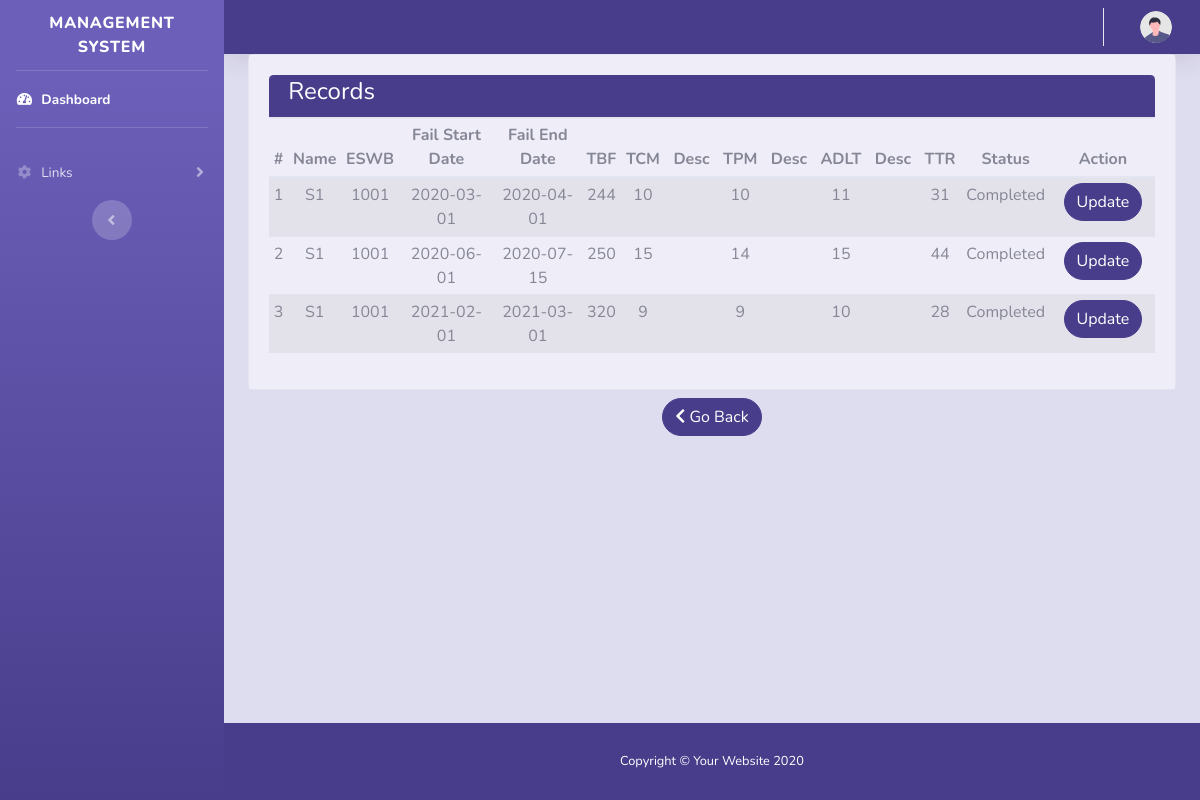
Page /Manager/show_records/1 on the committed database.
### tables this page shows
CREATE TABLE `controller_data_detail` (
  `id` bigint(20) NOT NULL,
  `Controller_Data_ID` bigint(20) NOT NULL,
  `Failure_start_date` date,
  `Failure_end_date` date,  
  `TBF` INT DEFAULT NULL,
  `TCM` INT DEFAULT NULL,
  `TCM_Desc` varchar(1000) DEFAULT NULL,
  `TPM` INT DEFAULT NULL,
  `TPM_Desc` varchar(1000) DEFAULT NULL,
  `ADLT` INT DEFAULT NULL,
  `ADLT_Desc` varchar(1000) DEFAULT NULL,
  `TTR` INT DEFAULT NULL,
  `RegDate` date DEFAULT current_timestamp(),
  `Status` varchar(15)
);

CREATE TABLE `controller_data` (
  `ID` bigint(20) NOT NULL,
  `Controller_type` varchar(30) NOT NULL,
  `Controller_Name` varchar(30) NOT NULL,
  `Controller_Code` varchar(30),
  `Ship_ID` bigint(20),
  `ESWB` varchar(30) NOT NULL,
  `Includes` varchar(50) DEFAULT NULL,
  `Not_Includes` varchar(50) DEFAULT NULL,
  `Associated_Equipment` varchar(50) DEFAULT NULL,
  `MTBF` decimal(8,2) DEFAULT NULL,
  `MTTR` decimal(8,2) DEFAULT NULL,
  `Availability` decimal(8,2) DEFAULT NULL,
  `Reliability` decimal(8,2) DEFAULT NULL,
  `Default_Reliability` decimal(8,2) DEFAULT 0.00,
  `Comission_date` date DEFAULT NULL,
  `Total_Equipped` int
);

### application/controllers/Manager.php (called while the page is built, shortened)
<?php if (!defined('BASEPATH')) exit('No direct script access allowed');
class Manager extends CI_Controller
{
    public function show_records($id = NULL)
    {
        $this->db->select('cd.Controller_Name, cd.ESWB,cdd.*');
        $this->db->from('controller_data cd');
        $this->db->join('controller_data_detail cdd', 'cd.id = cdd.Controller_Data_ID');
        $this->db->where('cdd.Controller_Data_ID', $id);
        $data['controller_detail_records'] = $this->db->get()->result_array();
        $this->load->view('manager/data_records', $data);
    }
}

### index.php (called while the page is built, shortened)
<?php
require_once BASEPATH.'core/CodeIgniter.php';

### application/views/manager/data_records.php (the view, shortened to what this page needs)
<?php $this->load->view('manager/common/header'); ?>
<div class="container">
    <div class="card">
        <div class="card-body bg-custom3">
            <div id="table_div">
                <?php if (isset($controller_detail_records)) {
                    if (count($controller_detail_records) > 0) { ?>
                        <div class="card-header bg-custom1">
                            <h1 class="h4 text-white">Records</h1>
                        </div>
                        <table id="datatable" class="table table-sm table-striped text-center">
                            <thead>
                                <tr>
                                    <th scope="col">#</th>
                                    <th scope="col">Name</th>
                                    <th scope="col">ESWB</th>
                                    <th scope="col">Fail Start Date</th>
                                    <th scope="col">Fail End Date</th>
                                    <th scope="col">TBF</th>
                                    <th scope="col">TCM</th>
                                    <th scope="col">Desc</th>
                                    <th scope="col">TPM</th>
                                    <th scope="col">Desc</th>
                                    <th scope="col">ADLT</th>
                                    <th scope="col">Desc</th>
                                    <th scope="col">TTR</th>
                                    <th scope="col">Status</th>
                                    <th scope="col">Action</th>
                                </tr>
                            </thead>
                            <tbody>
                                <?php $count = 0;
                                foreach ($controller_detail_records as $data) { ?>
                                    <tr style="<?php if($data['Status'] =="In Progress") {echo 'background-color:#ffcccb;font-weight: bold';}?>">
                                        <td scope="row"><?= ++$count; ?></td>
                                        <td scope="row"><?= $data['Controller_Name']; ?></td>
                                        <td scope="row"><?= $data['ESWB']; ?></td>
                                        <td scope="row" style="width:600px;"><?= $data['Failure_start_date']; ?></td>
                                        <td scope="row" style="width:500px;"><?= $data['Failure_end_date']; ?></td>
                                        <td scope="row"><?= $data['TBF']; ?></td>
                                        <td scope="row"><?= $data['TCM']; ?></td>
                                        <td scope="row" id="tcm_desc" style="width:150px; scroll;"value="<?= $data['TCM_Desc']; ?>"><?= $data['TCM_Desc']; ?></td>
                                        <td scope="row"><?= $data['TPM']; ?></td>
                                        <td scope="row" style="width:150px;"><?= $data['TPM_Desc']; ?></td>
                                        <td scope="row"><?= $data['ADLT']; ?></td>
                                        <td scope="row" style="width:150px;"><?= $data['ADLT_Desc']; ?></td>
                                        <td scope="row"><?= $data['TTR']; ?></td>
                                        <td scope="row" style="width:120px;<?php if($data['Status'] =="In Progress") {echo 'color:red';}?>" ><?= $data['Status']; ?></td>
                                        <td scope="row" style="width:300px;">
                                           <a class="btn btn-primary rounded-pill text-sm" href="<?= base_url(); ?>manager/update_details/<?= $data['id']; ?>">Update</a>
                                        </td>
                                    </tr>
                                <?php } ?>
                            </tbody>
                        </table>
                    <?php } else { ?>
                        <div class="card-header">
                            <h1 class="h4 text-gray-900">No Data Available yet</h1>
                        </div>
                    <?php }
                } else { ?>
                    <a> No Record Selected. </a>
                <?php  } ?>
            </div>
        </div>
    </div>
    <div class="form-group row justify-content-center my-2">
        <a class="btn btn-primary rounded-pill" id="abc" href="<?= base_url(); ?>manager"><i class="fas fa-chevron-left"></i> Go Back</a>
    </div>
</div>
</div>
<?php $this->load->view('common/footer'); ?>

### application/views/manager/common/header.php (shortened to what this page needs)
<!DOCTYPE html>
<html lang="en">
<head>
    <link href="<?php echo base_url(); ?>assets/vendor/fontawesome-free/css/all.min.css" rel="stylesheet" type="text/css">
    <link href="<?php echo base_url(); ?>assets/css/sb-admin-2.min.css" rel="stylesheet">
</head>
<body id="page-top">
    <div id="wrapper">
        <ul class="navbar-nav bg-gradient-primary sidebar sidebar-dark accordion" id="accordionSidebar">
            <a class="sidebar-brand d-flex align-items-center justify-content-center" href="index.html">
                <div class="sidebar-brand-text mx-3">Management System</div>
            </a>
            <hr class="sidebar-divider my-0">
            <li class="nav-item active">
                <a class="nav-link" href="<?php echo base_url() ?><?php if ($this->session->userdata('status') == 'weo') {
                                                                    echo "WEO";
                                                                } else if ($this->session->userdata('status') == 'co') {
                                                                    echo "CO";
                                                                } else if ($this->session->userdata('status') == 'hod') {
                                                                    echo "HOD";
                                                                } else if ($this->session->userdata('status') == 'typecdr') {
                                                                    echo "Cdr";
                                                                } else {
                                                                    echo "Manager";
                                                                } ?>">
                    <i class="fas fa-fw fa-tachometer-alt"></i>
                    <span>Dashboard</span></a>
            </li>
            <hr class="sidebar-divider">
            <li class="nav-item">
                <a class="nav-link collapsed" href="#" data-toggle="collapse" data-target="#collapseTwo" aria-expanded="true" aria-controls="collapseTwo">
                    <i class="fas fa-fw fa-cog"></i>
                    <span>Links</span>
                </a>
            </li>
            <div class="text-center d-none d-md-inline">
                <button class="rounded-circle border-0" id="sidebarToggle"></button>
            </div>
        </ul>
        <div id="content-wrapper" class="d-flex flex-column bg-custom2">
            <div id="content">
                <nav class="navbar navbar-expand navbar-light bg-custom1 topbar static-top shadow">
                    <ul class="navbar-nav ml-auto">
                        <li class="nav-item dropdown no-arrow">
                            <a class="nav-link dropdown-toggle" href="#" id="userDropdown" role="button" data-toggle="dropdown" aria-haspopup="true" aria-expanded="false">
                                <img class="img-profile rounded-circle" src="<?php echo base_url(); ?>assets/img/undraw_profile.svg">
                            </a>
                        </li>
                    </ul>
                </nav>

### application/views/common/footer.php (shortened to what this page needs)
         <footer class="sticky-footer bg-custom1 text-white">
                <div class="container my-auto">
                    <div class="copyright text-center my-auto">
                        <span>Copyright &copy; Your Website 2020</span>
                    </div>
                </div>
            </footer>
        </div>
    </div>
</body>
</html>

### rows in the picture
controller_data_detail: controller_data.Controller_Name "S1", controller_data.ESWB "1001", Failure_start_date "2020-03-01", Failure_end_date "2020-04-01", TBF "244", TCM "10", TPM "10", ADLT "11", TTR "31", Status "Completed"
controller_data_detail: controller_data.Controller_Name "S1", controller_data.ESWB "1001", Failure_start_date "2020-06-01", Failure_end_date "2020-07-15", TBF "250", TCM "15", TPM "14", ADLT "15", TTR "44", Status "Completed"
controller_data_detail: controller_data.Controller_Name "S1", controller_data.ESWB "1001", Failure_start_date "2021-02-01", Failure_end_date "2021-03-01", TBF "320", TCM "9", TPM "9", ADLT "10", TTR "28", Status "Completed"
